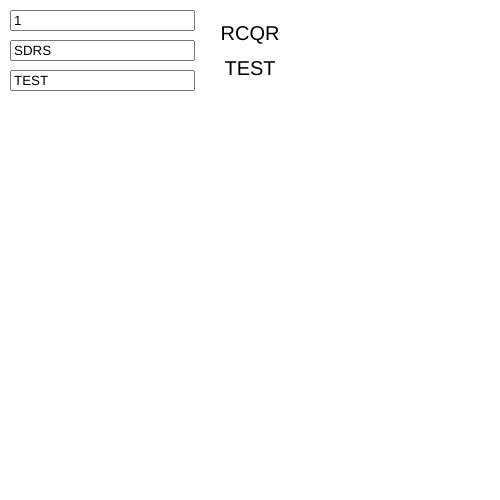
Frame 1 (no input)
Frame 60 (no input): identical to frame 1, image omitted
Frame 120 (the mouse pressed at the canvas centre since frame 60): identical to frame 1, image omitted

The p5.js sketch that drew this single still picture (run headless with seeded random() and noise() and a simulated clock; from frame 60 on, the mouse is pressed at the canvas centre):

// p5.js sketch
// ── sketch.js
let enMsgInput, deMsgInput, nInput;

function setup() {
  createCanvas(500, 500);
  textAlign(CENTER);
  textSize(20);
  
  nInput = createInput();
  nInput.position(10, 10);
  nInput.value(1);
  
  enMsgInput = createInput();
  enMsgInput.position(10, 40);
  enMsgInput.value('SDRS');

  deMsgInput = createInput();
  deMsgInput.position(10, 70);
  deMsgInput.value('TEST');

}

function draw() {
  background(255);

  let enMsg = enMsgInput.value();
  let deMsg = deMsgInput.value();
  let n = nInput.value();

  let encryptedMsg = encrypt(enMsg, -n);
  let decryptedMsg = decrypt(enMsg, +n);
  
  text(encryptedMsg, width*0.5, height*0.08);
  text(decryptedMsg, width*0.5, height*0.15);
}

function encrypt(msg, n) {
  let encryptMsg = "";
  for(let i = 0; i < msg.length; i++) {
    let charCode = msg.charCodeAt(i) + n;
    let newChar = String.fromCharCode(charCode);
    encryptMsg += newChar;
  }

  return encryptMsg;
}

function decrypt(msg, n) {
  let decryptMsg = "";
  for(let i = 0; i < msg.length; i++) {
    let charCode = msg.charCodeAt(i) + n;
    let newChar = String.fromCharCode(charCode);
    decryptMsg += newChar;
  }

  return decryptMsg;
}
